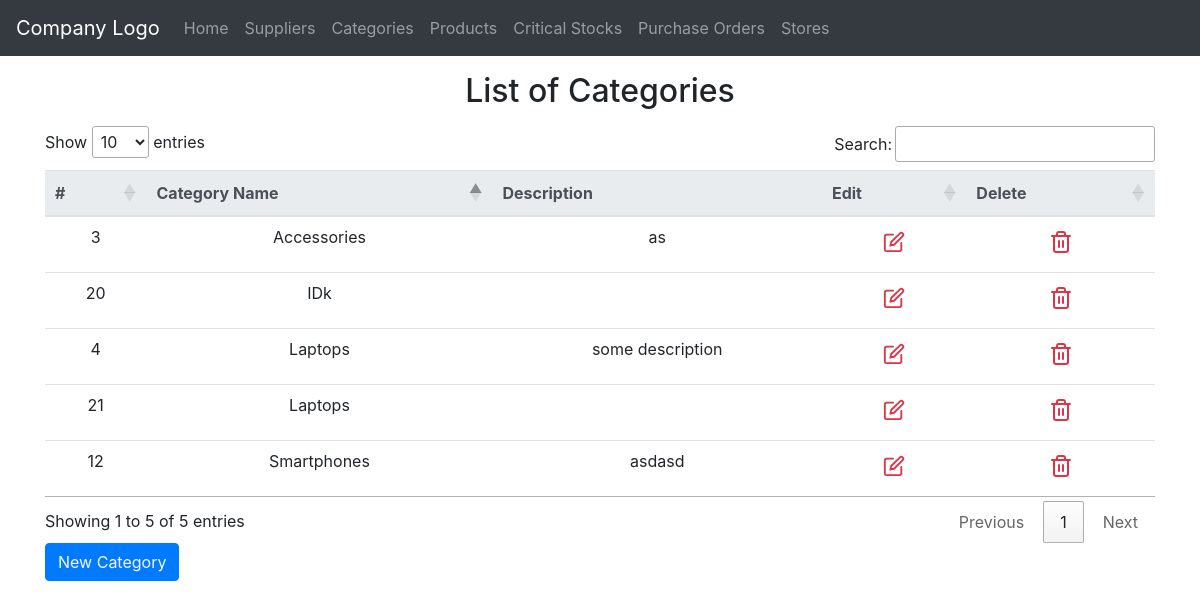
Page /categories/index.php on the earlier database version.
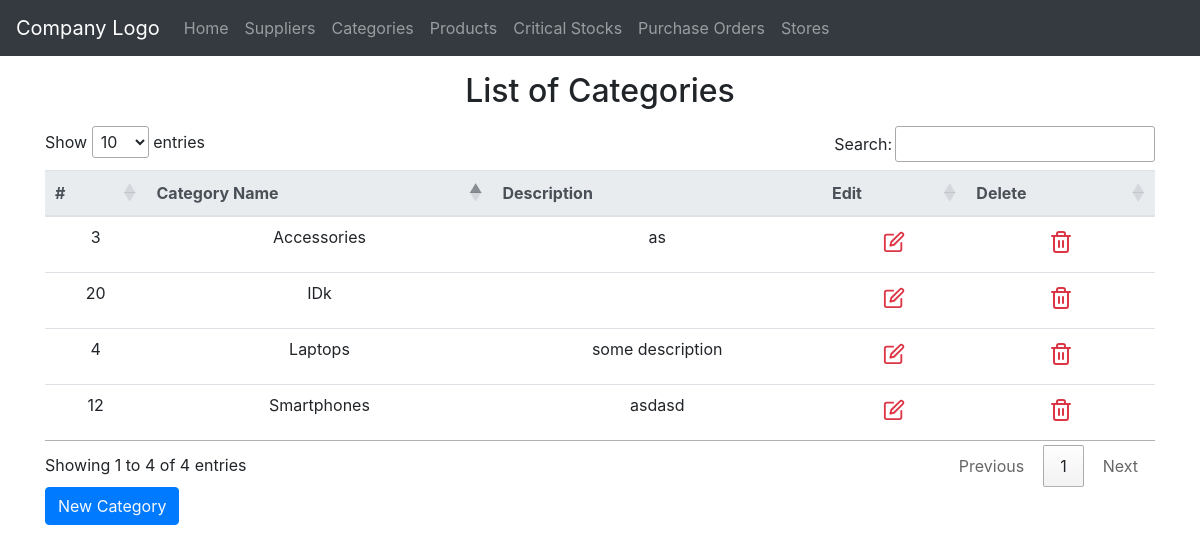
Same page on the later database version.
### tables this page shows
CREATE TABLE `categories` (
  `Id` int(11) NOT NULL,
  `CategoryName` varchar(255) NOT NULL,
  `Description` varchar(255) DEFAULT NULL
);

### private/query_functions.php (called while the page is built, shortened)
<?php
    function find_all_categories($search = null, $options=[]) {
    global $db;
    $sql = "SELECT * FROM categories ";
    $sql .= "ORDER BY Id ASC";
    $result = mysqli_query($db, $sql);
    return $result;
  }
?>

### private/functions.php (called while the page is built, shortened)
<?php
function h($string="") {
  return htmlspecialchars($string);
}
?>

### public/categories/index.php (the view, shortened to what this page needs)
<?php
    $category_list = find_all_categories();
?>
<?php require('../../private/shared/public_header.php');?>
<?php require('../../private/shared/public_navigation.php');?>
  	<div class="container">
      	<h2 class="my-3  text-center">List of Categories</h2>
    <table class="mx-auto table table-sm table-hover table-responsive-sm text-center" id="cat_table">
    	<thead class="thead-light">
    		<tr>
    			<th>#</th>
    			<th>Category Name</th>
	    		<th>Description</th>
	    		<th>Edit</th>
	    		<th>Delete</th>
    		</tr>
    	</thead>
    	<tbody>
    	    <?php if (mysqli_num_rows($category_list)>0){
    	    	while($category = mysqli_fetch_assoc($category_list)) { ?>
    		<tr>
    			<td><?php echo h($category['Id']); ?></td>
    			<td><?php echo h($category['CategoryName']); ?></td>
    			<td><?php echo h($category['Description']); ?></td>
	    		<td><a class="btn btn-sm bg-transparent text-danger editCategory" data-target="#editCategoryModal"><i data-feather="edit" width="22" heigth="22" ></i></a></td>
    			<td><a class="btn btn-sm bg-transparent text-danger deleteCategory" data-target="#deleteCategoryModal"><i data-feather="trash-2"></i></a></td>
    		</tr>
    		<?php }}else{ ?>
    			<tr><td colspan="7" align="center">No Records Found</td></tr>
    		<?php }?>
    	</tbody>
    </table>
    <a class="btn btn-primary text-light mb-3" data-toggle="modal" data-target="#newCategoryModal" >New Category</a>
    </div>
<?php require('../../private/shared/public_footer.php');?>
</body>
</html>

Differences in the rows shown:
removed categories: Id "21", CategoryName "Laptops"
Other differences:
text written by a page script: "Show entries Search: Showing 1 to 5 of 5 entries Previous 1 Next" → "Show entries Search: Showing 1 to 4 of 4 entries Previous 1 Next"
